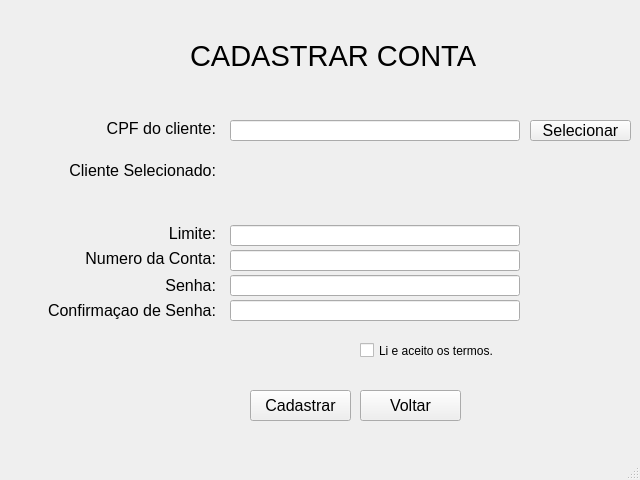
<?xml version="1.0" encoding="UTF-8"?>
<ui version="4.0">
 <class>MainWindow</class>
 <widget class="QMainWindow" name="MainWindow">
  <property name="geometry">
   <rect>
    <x>0</x>
    <y>0</y>
    <width>640</width>
    <height>480</height>
   </rect>
  </property>
  <property name="windowTitle">
   <string>MainWindow</string>
  </property>
  <widget class="QWidget" name="centralwidget">
   <widget class="QPushButton" name="button_cadastrar">
    <property name="geometry">
     <rect>
      <x>250</x>
      <y>390</y>
      <width>101</width>
      <height>31</height>
     </rect>
    </property>
    <property name="font">
     <font>
      <pointsize>12</pointsize>
     </font>
    </property>
    <property name="cursor">
     <cursorShape>PointingHandCursor</cursorShape>
    </property>
    <property name="text">
     <string>Cadastrar</string>
    </property>
   </widget>
   <widget class="QLineEdit" name="lineEdit">
    <property name="geometry">
     <rect>
      <x>230</x>
      <y>120</y>
      <width>290</width>
      <height>21</height>
     </rect>
    </property>
   </widget>
   <widget class="QLabel" name="label_2">
    <property name="geometry">
     <rect>
      <x>25</x>
      <y>225</y>
      <width>191</width>
      <height>16</height>
     </rect>
    </property>
    <property name="font">
     <font>
      <pointsize>12</pointsize>
     </font>
    </property>
    <property name="text">
     <string>Limite:</string>
    </property>
    <property name="alignment">
     <set>Qt::AlignRight|Qt::AlignTrailing|Qt::AlignVCenter</set>
    </property>
   </widget>
   <widget class="QLabel" name="label_3">
    <property name="geometry">
     <rect>
      <x>25</x>
      <y>250</y>
      <width>191</width>
      <height>16</height>
     </rect>
    </property>
    <property name="font">
     <font>
      <pointsize>12</pointsize>
     </font>
    </property>
    <property name="text">
     <string>Numero da Conta:</string>
    </property>
    <property name="alignment">
     <set>Qt::AlignRight|Qt::AlignTrailing|Qt::AlignVCenter</set>
    </property>
   </widget>
   <widget class="QPushButton" name="button_voltar">
    <property name="geometry">
     <rect>
      <x>360</x>
      <y>390</y>
      <width>101</width>
      <height>31</height>
     </rect>
    </property>
    <property name="font">
     <font>
      <pointsize>12</pointsize>
     </font>
    </property>
    <property name="cursor">
     <cursorShape>PointingHandCursor</cursorShape>
    </property>
    <property name="text">
     <string>Voltar</string>
    </property>
   </widget>
   <widget class="QLabel" name="titulo">
    <property name="geometry">
     <rect>
      <x>190</x>
      <y>40</y>
      <width>311</width>
      <height>31</height>
     </rect>
    </property>
    <property name="font">
     <font>
      <pointsize>22</pointsize>
     </font>
    </property>
    <property name="text">
     <string>CADASTRAR CONTA</string>
    </property>
   </widget>
   <widget class="QLabel" name="label">
    <property name="geometry">
     <rect>
      <x>25</x>
      <y>120</y>
      <width>191</width>
      <height>16</height>
     </rect>
    </property>
    <property name="font">
     <font>
      <pointsize>12</pointsize>
     </font>
    </property>
    <property name="text">
     <string>CPF do cliente:</string>
    </property>
    <property name="alignment">
     <set>Qt::AlignRight|Qt::AlignTrailing|Qt::AlignVCenter</set>
    </property>
   </widget>
   <widget class="QLineEdit" name="lineEdit_2">
    <property name="geometry">
     <rect>
      <x>230</x>
      <y>225</y>
      <width>290</width>
      <height>21</height>
     </rect>
    </property>
   </widget>
   <widget class="QLineEdit" name="lineEdit_3">
    <property name="geometry">
     <rect>
      <x>230</x>
      <y>250</y>
      <width>290</width>
      <height>21</height>
     </rect>
    </property>
   </widget>
   <widget class="QPushButton" name="button_selecionar">
    <property name="geometry">
     <rect>
      <x>530</x>
      <y>120</y>
      <width>101</width>
      <height>21</height>
     </rect>
    </property>
    <property name="font">
     <font>
      <pointsize>12</pointsize>
     </font>
    </property>
    <property name="cursor">
     <cursorShape>PointingHandCursor</cursorShape>
    </property>
    <property name="text">
     <string>Selecionar</string>
    </property>
   </widget>
   <widget class="QLabel" name="label_4">
    <property name="geometry">
     <rect>
      <x>25</x>
      <y>160</y>
      <width>191</width>
      <height>20</height>
     </rect>
    </property>
    <property name="font">
     <font>
      <pointsize>12</pointsize>
     </font>
    </property>
    <property name="text">
     <string>Cliente Selecionado:</string>
    </property>
    <property name="alignment">
     <set>Qt::AlignRight|Qt::AlignTrailing|Qt::AlignVCenter</set>
    </property>
   </widget>
   <widget class="QLabel" name="label_5">
    <property name="geometry">
     <rect>
      <x>230</x>
      <y>160</y>
      <width>281</width>
      <height>21</height>
     </rect>
    </property>
    <property name="font">
     <font>
      <pointsize>12</pointsize>
      <underline>true</underline>
     </font>
    </property>
    <property name="text">
     <string/>
    </property>
   </widget>
   <widget class="QCheckBox" name="checkBox">
    <property name="geometry">
     <rect>
      <x>360</x>
      <y>340</y>
      <width>151</width>
      <height>21</height>
     </rect>
    </property>
    <property name="text">
     <string>Li e aceito os termos.</string>
    </property>
   </widget>
   <widget class="QLineEdit" name="lineEdit_4">
    <property name="geometry">
     <rect>
      <x>230</x>
      <y>275</y>
      <width>290</width>
      <height>21</height>
     </rect>
    </property>
    <property name="echoMode">
     <enum>QLineEdit::PasswordEchoOnEdit</enum>
    </property>
   </widget>
   <widget class="QLabel" name="label_6">
    <property name="geometry">
     <rect>
      <x>25</x>
      <y>275</y>
      <width>191</width>
      <height>20</height>
     </rect>
    </property>
    <property name="font">
     <font>
      <pointsize>12</pointsize>
     </font>
    </property>
    <property name="text">
     <string>Senha:</string>
    </property>
    <property name="alignment">
     <set>Qt::AlignRight|Qt::AlignTrailing|Qt::AlignVCenter</set>
    </property>
   </widget>
   <widget class="QLabel" name="label_7">
    <property name="geometry">
     <rect>
      <x>25</x>
      <y>300</y>
      <width>191</width>
      <height>20</height>
     </rect>
    </property>
    <property name="font">
     <font>
      <pointsize>12</pointsize>
     </font>
    </property>
    <property name="text">
     <string>Confirmaçao de Senha:</string>
    </property>
    <property name="alignment">
     <set>Qt::AlignRight|Qt::AlignTrailing|Qt::AlignVCenter</set>
    </property>
   </widget>
   <widget class="QLineEdit" name="lineEdit_5">
    <property name="geometry">
     <rect>
      <x>230</x>
      <y>300</y>
      <width>290</width>
      <height>21</height>
     </rect>
    </property>
    <property name="echoMode">
     <enum>QLineEdit::PasswordEchoOnEdit</enum>
    </property>
   </widget>
  </widget>
  <widget class="QMenuBar" name="menubar">
   <property name="geometry">
    <rect>
     <x>0</x>
     <y>0</y>
     <width>640</width>
     <height>20</height>
    </rect>
   </property>
  </widget>
  <widget class="QStatusBar" name="statusbar"/>
 </widget>
 <resources/>
 <connections/>
</ui>
